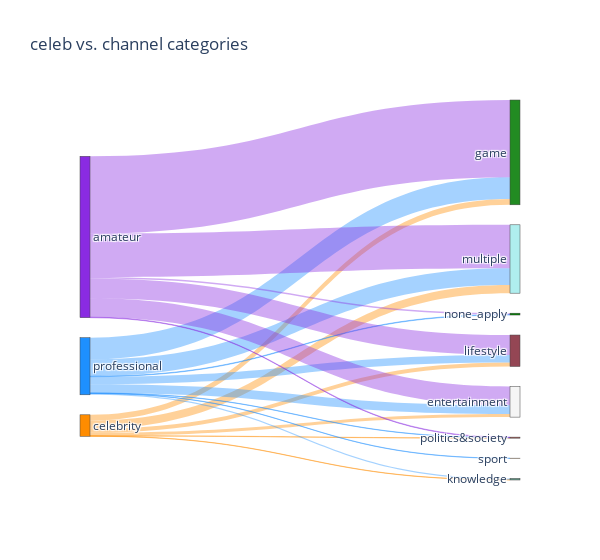

Notebook code cell kept with this figure:
### Code cell
# GENERATE CELEB-CHANNEL CATE PLOT

# CUSTOM VARS
cel_labels = ["celebrity", "professional", "amateur"]
numCeleb = len(cel_labels)
channelCateList = ["game", "multiple", "lifestyle", "entertainment"]
COLOR_LINK_OPACITY = .4
COLOR_DICT = {
    'celebrity':'darkorange',
    'professional':'dodgerblue',
    'amateur': 'blueviolet',
    'game': 'lightcoral',
    'multiple': 'teal',
    'lifestyle': 'deeppink',
    'entertainment': 'mediumslateblue',
}
# END CUSTOM VARS


# GENERATE VARIABLES
channelCates = set(df["channelCategory"])
numCate = len(channelCates)
labels = cel_labels + list(channelCates)

source = [i for i in range(numCeleb) for k in range(numCate)]
target = [i for i in range(numCeleb,numCeleb+numCate)] * numCeleb
value = []
celCateCounter = Counter(zip(df['cel_lvl'],df['channelCategory']))
for cel in cel_labels:
    for cate in channelCates:
        if (cel,cate) in celCateCounter.keys():
            value.append(celCateCounter[(cel,cate)])
        else:
            value.append(0)
            
# COLOR NODES
colorNodeCeleb = [COLOR_NAMES[COLOR_DICT[cel]] for cel in cel_labels]
colorNodeCate = [returnRandomColor() for i in range(numCate)]
colorNode = colorNodeCeleb + colorNodeCate
colorNode = [toRGBAString(c, 1) for c in colorNode]

# COLOR LINKS
colorLinkCeleb = [c for c in colorNodeCeleb for k in range(numCate)]
colorLink = [toRGBAString(c, COLOR_LINK_OPACITY) for c in colorLinkCeleb]

#FIGURE
link = dict(source=source,
            target=target,
            value=value,
            color=colorLink)
node = dict(label=labels,
            pad=20,
            thickness=10,
            color = colorNode)
data = go.Sankey(link=link,
                 node=node,
                 arrangement="snap")
fig = go.Figure(data)
fig.update_layout(
    title="celeb vs. channel categories",
    height=560,
    width=600)
fig.show()

### Figure 1 — Plotly figure (JSON) as saved in the notebook; plotly's stock layout.template omitted (floating-point values rounded to 4 significant figures)
{"data": [{"arrangement": "snap", "link": {"color": ["rgba(255,140,0,0.4)", "rgba(255,140,0,0.4)", "rgba(255,140,0,0.4)", "rgba(255,140,0,0.4)", "rgba(255,140,0,0.4)", "rgba(255,140,0,0.4)", "rgba(255,140,0,0.4)", "rgba(255,140,0,0.4)", "rgba(30,144,255,0.4)", "rgba(30,144,255,0.4)", "rgba(30,144,255,0.4)", "rgba(30,144,255,0.4)", "rgba(30,144,255,0.4)", "rgba(30,144,255,0.4)", "rgba(30,144,255,0.4)", "rgba(30,144,255,0.4)", "rgba(138,43,226,0.4)", "rgba(138,43,226,0.4)", "rgba(138,43,226,0.4)", "rgba(138,43,226,0.4)", "rgba(138,43,226,0.4)", "rgba(138,43,226,0.4)", "rgba(138,43,226,0.4)", "rgba(138,43,226,0.4)"], "source": [0, 0, 0, 0, 0, 0, 0, 0, 1, 1, 1, 1, 1, 1, 1, 1, 2, 2, 2, 2, 2, 2, 2, 2], "target": [3, 4, 5, 6, 7, 8, 9, 10, 3, 4, 5, 6, 7, 8, 9, 10, 3, 4, 5, 6, 7, 8, 9, 10], "value": [0, 22, 1, 1, 15, 31, 12, 0, 1, 83, 5, 1, 29, 64, 33, 2, 0, 295, 0, 2, 76, 166, 72, 5]}, "node": {"color": ["rgba(255,140,0,1)", "rgba(30,144,255,1)", "rgba(138,43,226,1)", "rgba(255,218,185,1)", "rgba(34,139,34,1)", "rgba(99,154,136,1)", "rgba(168,87,81,1)", "rgba(148,70,84,1)", "rgba(175,238,238,1)", "rgba(245,245,245,1)", "rgba(0,128,0,1)"], "label": ["celebrity", "professional", "amateur", "sport", "game", "knowledge", "politics&society", "lifestyle", "multiple", "entertainment", "none_apply"], "pad": 20, "thickness": 10}, "type": "sankey"}], "layout": {"height": 560, "title": {"text": "celeb vs. channel categories"}, "width": 600}}
